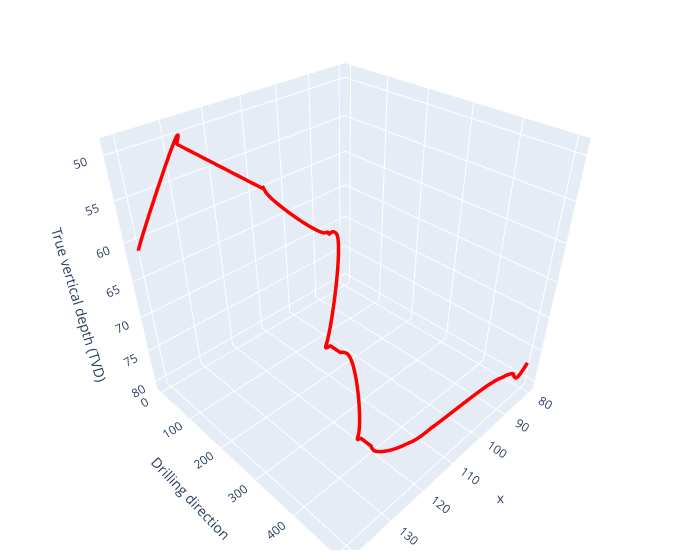

Write notebook code for a chart like this one.
### Code cell
window_size = 32
traj_x_filtered = savgol_filter(traj_x, window_size, 3)
traj_y_filtered = savgol_filter(traj_y, window_size, 3)
traj_z_filtered = savgol_filter(traj_z, window_size, 3)

plot(traj_x_filtered, traj_y_filtered, traj_z_filtered)

### Figure 1 — Plotly figure (JSON) as saved in the notebook; plotly's stock layout.template omitted (floating-point values rounded to 4 significant figures; data arrays with more than 128 entries replaced by an {"elided": "..."} marker saying what was removed)
{"data": [{"line": {"color": "red", "width": 7}, "mode": "lines", "name": "survey_interpolated", "type": "scatter3d", "x": {"elided": "505 float values"}, "y": {"elided": "505 float values"}, "z": {"elided": "505 float values"}}], "layout": {"margin": {"b": 10, "l": 10, "r": 20, "t": 10}, "scene": {"yaxis": {"title": {"text": "Drilling direction"}}, "zaxis": {"autorange": "reversed", "title": {"text": "True vertical depth (TVD)"}}}, "width": 700}}
